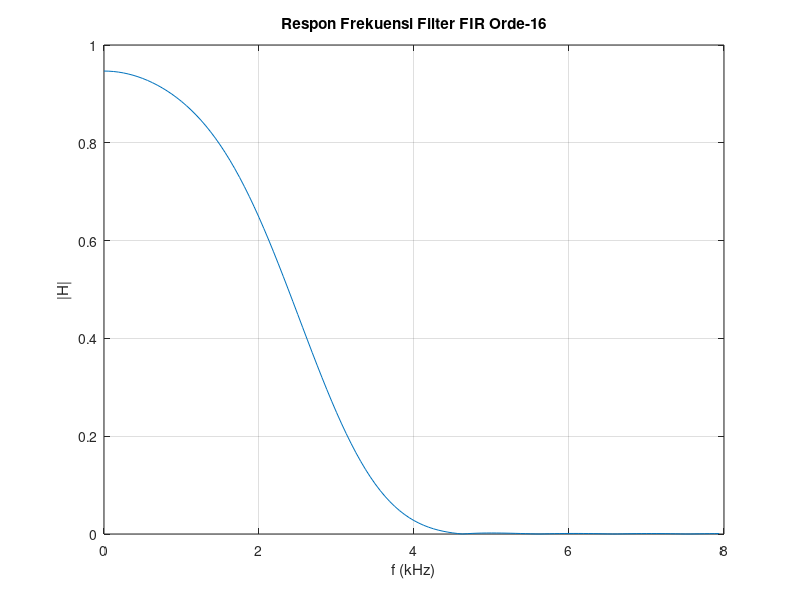

Reproduce this figure in MATLAB.
clear all; clc;

m = [1, 0.8, 0, 0, 0, 0];            % vektor m
f = [0, 0.25, 0.4, 0.6, 0.7, 1.0];   % vektor f
n = 16;                              % orde 16, 1/2 frekuensi sampling = 8kHz
fs2 = 8;                             % hitung koefisien filter
% b = firpm(n, f, m); % firpm = Parks-McClellan optimal FIR filter design
b = fir2(n, f, m);

fid = fopen('fir.txt', 'w');         % buka file fir.txt
fprintf(fid, strcat('Koefisien filter FIR orde-'), int2str(n), ':\n');
fprintf(fid, strcat('Generated on-', datestr(now), '\n\n'));
for i = 1:n+1                        % simpan dalam file
    fprintf(fid, '%1.6f \n', b(i));
end
fclose(fid);                         % tutup file

[H, w] = freqz(b, 1, 128);           % respon frekuensi
plot(w/pi * fs2, abs(H));            % plot respon frekuensi

xlabel('f (kHz)');
ylabel('|H|');
grid;
title(strcat('Respon Frekuensi Filter FIR Orde-', int2str(n)));

clear all; clc;

% Spesifikasi baru: frekuensi cut-off 4 kHz, orde 8
m = [1, 0.8, 0, 0];  % Vektor m disesuaikan
f = [0, 0.5, 0.6, 1.0];  % Vektor f disesuaikan
n = 8;              % Orde filter

fs2 = 8;  % Frekuensi sampling tetap 16 kHz

b = fir2(n, f, m);

% ... (sisanya sama seperti kode awal)
